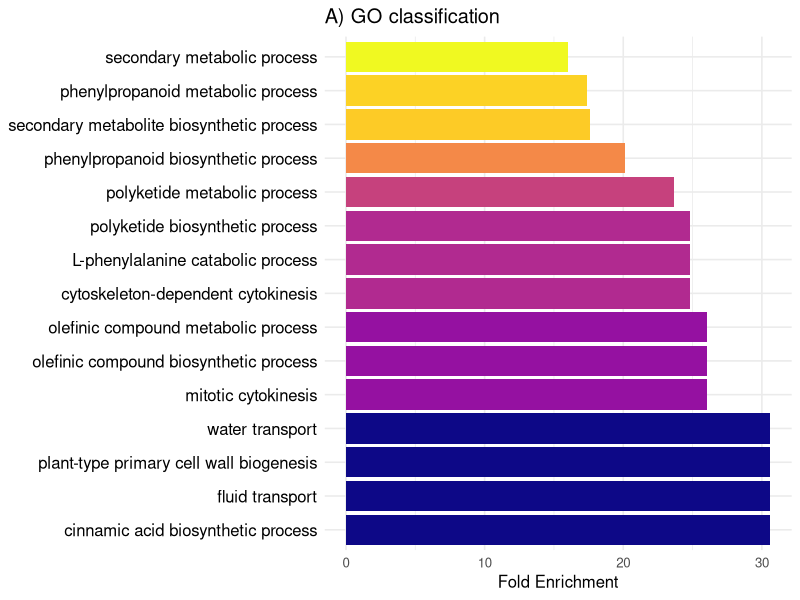
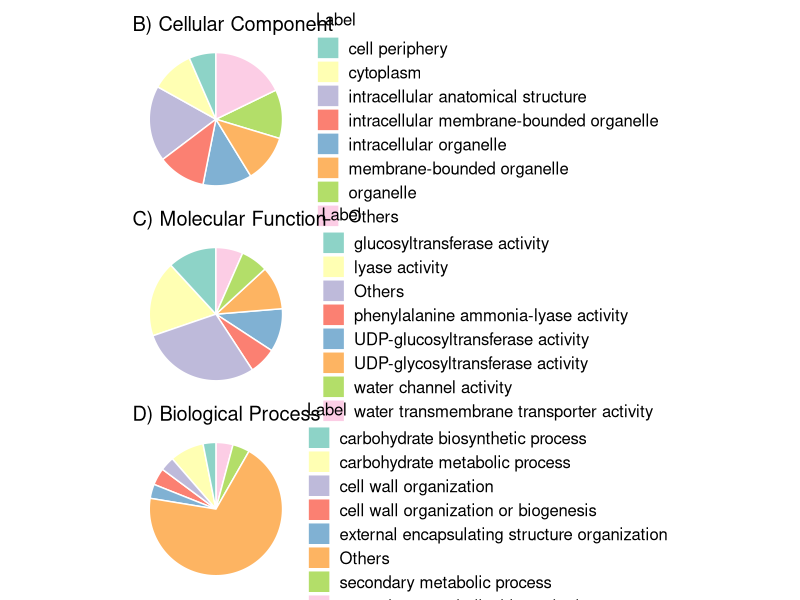
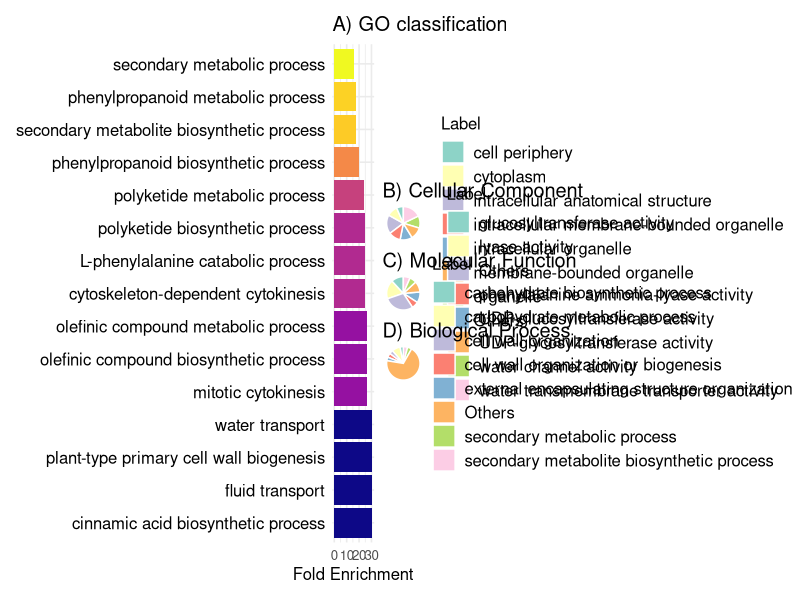
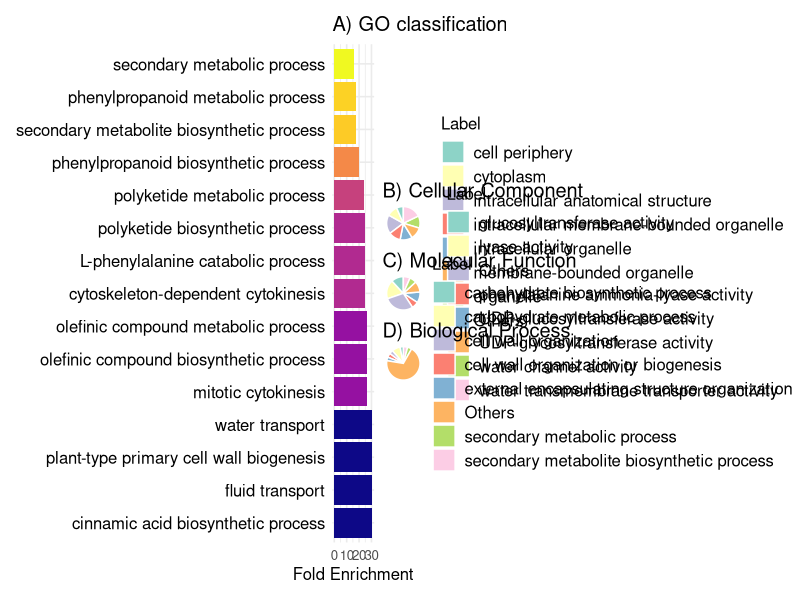
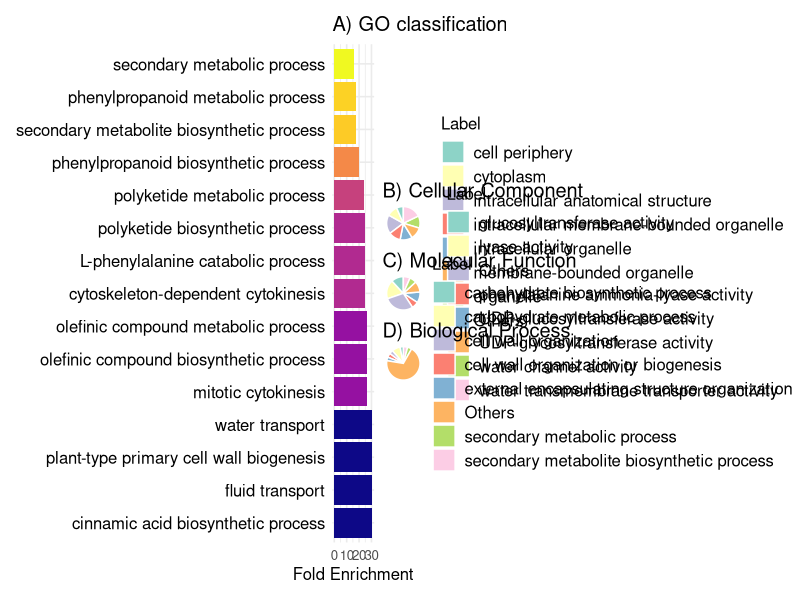

Write R code to recreate these figures, in order.
# Load required packages
library(tidyverse)
library(patchwork)  # For layout
library(RColorBrewer)
library(viridis)  # Optional for plotting


# Load data

# Read in the PANTHER analysis tables
bp <- read.delim("data/PANTHER_bp_analysis_table.txt", skip = 11, header = TRUE, sep = "\t")
mf <- read.delim("data/PANTHER_mf_analysis_table.txt", skip = 11, header = TRUE, sep = "\t")
cc <- read.delim("data/PANTHER_cc_analysis_table.txt", skip = 11, header = TRUE, sep = "\t")

# Data cleaning

# Define cleaning function
clean_panther <- function(df) {
  colnames(df)[1:8] <- c("GO_term", "REF_count", "DEG_count", "Expected", "OverUnder", "Fold_Enrichment", "P_value", "FDR") # Rename columns for clarity
  df <- df %>% filter(!is.na(FDR) & FDR < 0.05) # Keep only significant terms (FDR < 0.05) and remove NAs
  # Make sure columns are numeric
  df$Fold_Enrichment <- as.numeric(df$Fold_Enrichment)
  df$FDR <- as.numeric(df$FDR)
  return(df)
}

# Apply cleaning
bp <- clean_panther(bp)
mf <- clean_panther(mf)
cc <- clean_panther(cc)

# Remove GO IDs from labels
clean_labels <- function(term) {
  sub(" \\(GO:\\d+\\)", "", term)
}

bp$GO_term <- clean_labels(bp$GO_term)
mf$GO_term <- clean_labels(mf$GO_term)
cc$GO_term <- clean_labels(cc$GO_term)

# Top 15 bar plot

# Sort BP GO terms by ascending FDR (most significant first) and select the top 15 most significant
bp_top <- bp %>% arrange(FDR) %>% slice(1:15)

plot_bp <- ggplot(bp_top, aes(x = reorder(GO_term, -Fold_Enrichment), y = Fold_Enrichment, fill = Fold_Enrichment)) +  # Reorder GO terms by Fold Enrichment (descending order)
  geom_bar(stat = "identity") +
  coord_flip() +
  scale_fill_viridis(option = "C", direction = -1) + # Apply the Viridis color scale (option "C", reversed direction)
  theme_minimal(base_size = 12) +
  labs(title = "A) GO classification", x = NULL, y = "Fold Enrichment") +
  theme(legend.position = "none",
        axis.text.y = element_text(size = 12, color = "black"))  # Adjust size as needed

plot_bp

# Gene Ontology pie charts

# Define pie chart function
make_pie <- function(df, title) {
  df <- df %>%
    mutate(Label = clean_labels(GO_term),
           Count = as.numeric(DEG_count)) %>%
    arrange(desc(Count)) # Sort GO terms by DEG count in descending order
  # Set number of top GO terms to show in the pie chart and select the top seven terms
  top_n <- 7
  df_top <- df[1:top_n, ]
  other_count <- sum(df$Count) - sum(df_top$Count) # Add 'Others' slice
  # Calculate percentage for each slice
  df_pie <- rbind(
    df_top[, c("Label", "Count")],
    data.frame(Label = "Others", Count = other_count)
  )
  
  df_pie <- df_pie %>%
    mutate(Percent = Count / sum(Count) * 100)
  
  ggplot(df_pie, aes(x = "", y = Percent, fill = Label)) +
    geom_bar(stat = "identity", width = 1, color = "white") + # Draw bars with white borders between
    coord_polar("y") + # Convert bar chart to pie chart
    scale_fill_brewer(palette = "Set3") +
    theme_void(base_size = 12) +
    labs(title = title) +
    theme(
      legend.position = "right",
      legend.title = element_text(size = 12),
      legend.text = element_text(size = 12)
    )
}

# Generate pie charts
plot_cc <- make_pie(cc, "B) Cellular Component")
plot_mf <- make_pie(mf, "C) Molecular Function")
plot_bp_pie <- make_pie(bp, "D) Biological Process")

combined_pies <- plot_cc / plot_mf / plot_bp_pie  # Stack them vertically

combined_pies

# Combine the bar plot and pie charts into one figure

# Place the GO bar plot on the left and stack the three pie charts vertically on the right
final_plot <- (plot_bp | (plot_cc / plot_mf / plot_bp_pie)) + 
  plot_layout(widths = c(1.8, 1.8)) # Set relative widths for the bar plot and pie charts to balance spacing

final_plot

# Optional: save figures as png and pdf

ggsave("GO_summary_figure.png", plot = final_plot, width = 14, height = 12, dpi = 300)
ggsave("GO_summary_figure.pdf", plot = final_plot, width = 10, height = 12)

